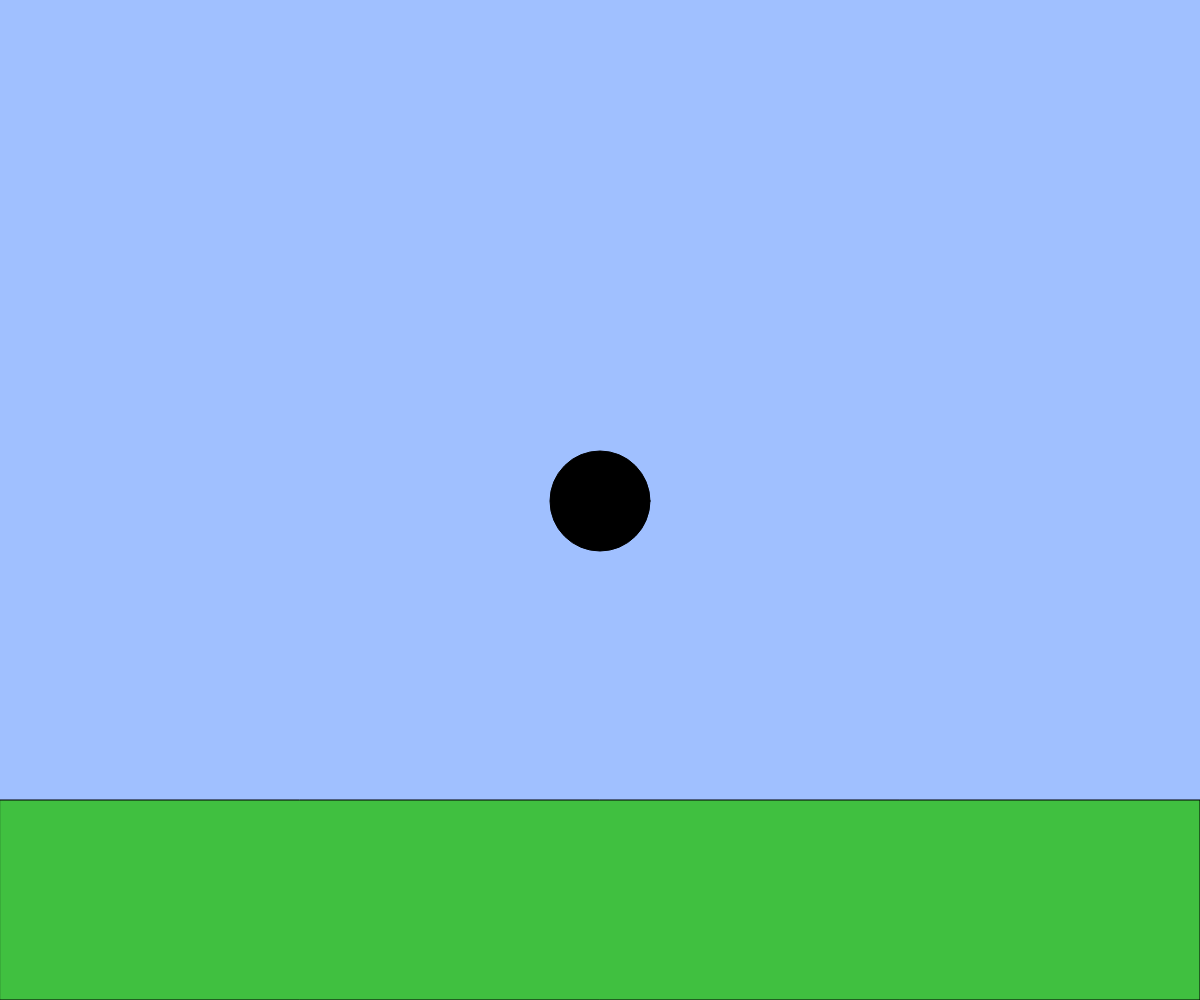
Frame 1 (no input)
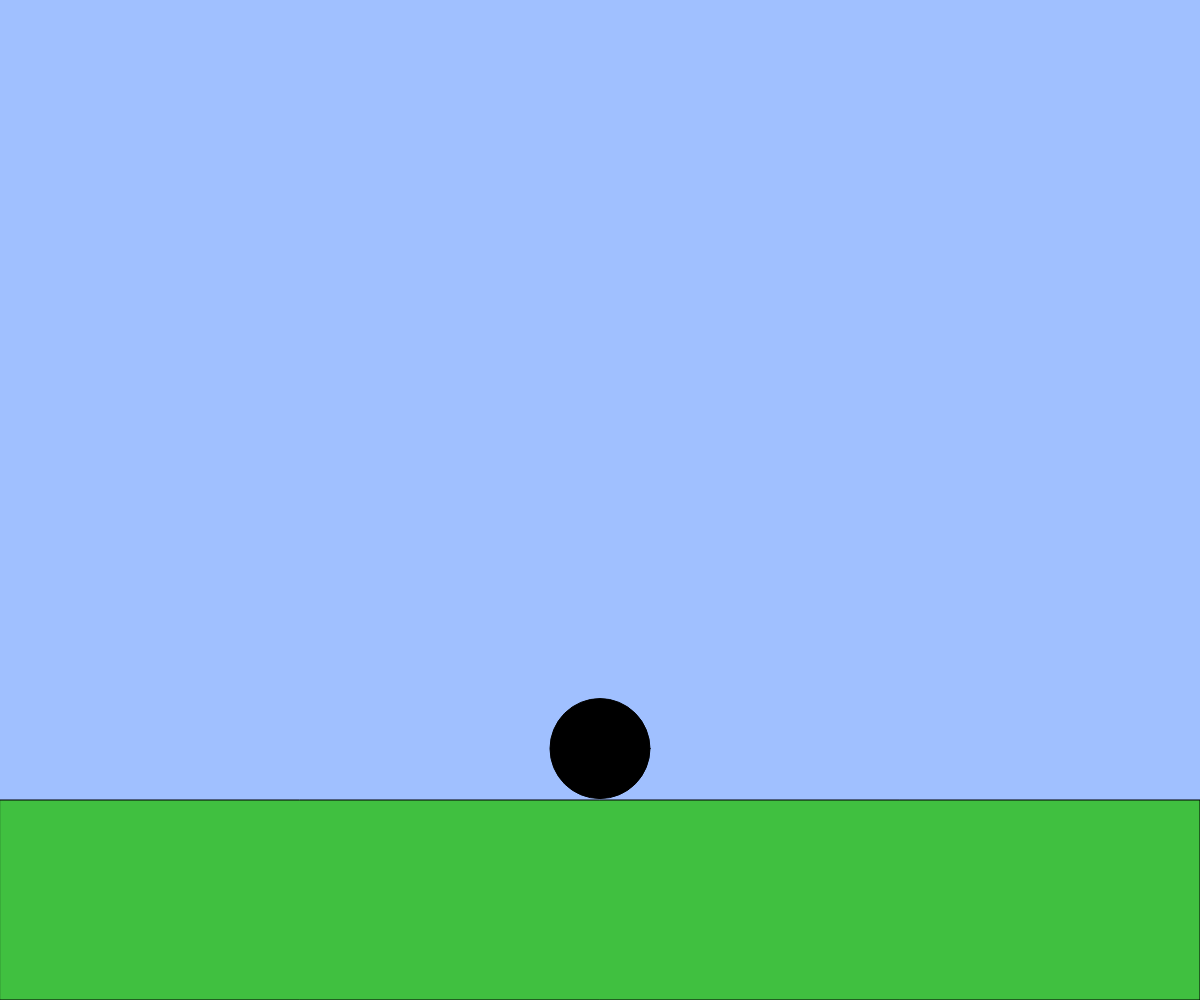
Frame 60 (no input)
Frame 120 (the mouse pressed at the canvas centre since frame 60): identical to frame 60, image omitted

The p5.js sketch that drew these frames (run headless with seeded random() and noise() and a simulated clock; from frame 60 on, the mouse is pressed at the canvas centre):

// p5.js sketch
// ── sketch.js
// 2D アニメーションゲームのようなインタラクション
let x, y;
let vx, vy;
const g = 1;
const vyMax = 20; 
function setup(){
  createCanvas(windowWidth, windowHeight);
  x = width / 2;
  y = height / 2;
  vx = 0;
  vy = 0;
}

function windowResized(){
  resizeCanvas(windowWidth, windowHeight);
}

function draw(){
  background(160, 192, 255);
  const size = height * 0.1; // キャラクターのサイズ

  // 地面を描く
  const groundY = height * 0.8;
  fill(64, 192, 64);
  rect(0, groundY, width, height - groundY);

  // BLANK[1] キャラクターの左右移動
if(keyIsDown(LEFT_ARROW)){ x -= 5;
  if(keyIsDown(SHIFT)){ x-= 10; }
 }
  if(keyIsDown(RIGHT_ARROW)){ x += 5;
     if(keyIsDown(SHIFT)){ x+= 10; }
   }
  if(keyIsDown(UP_ARROW)){ y -= 5; }
  if(keyIsDown(DOWN_ARROW)){ y += 5; }
  

  // BLANK[2] 重力とジャンプ
  x += vx;
  y += vy;
  vy += g; // 重力は「速度の変化量」
  vy = constrain(vy, -vyMax, vyMax); // 速度が大きくなりすぎないように調整
  if(x < 0 || x > width){ vx = -1 * vx; }
   x = constrain(x, 0, width);
  y = constrain(y, 0, height * 0.8 - size / 1.4);
  // 速くなりすぎないように制限
  vx = constrain(vx, -20, 20);
  vy = constrain(vy, -20, 20);

  // 位置を更新
  x += vx;
  y += vy;

  // キャラクターを描く
  fill(0);
  ellipse(x, y, size, size);
  //if(keyIsDown(" ".charCodeAt(0))){ }
}
// 
function keyPressed(){
 if(key == " " && y == constrain(y, height * 0.75, height * 0.8))
  vy = -1 * vy;

}
